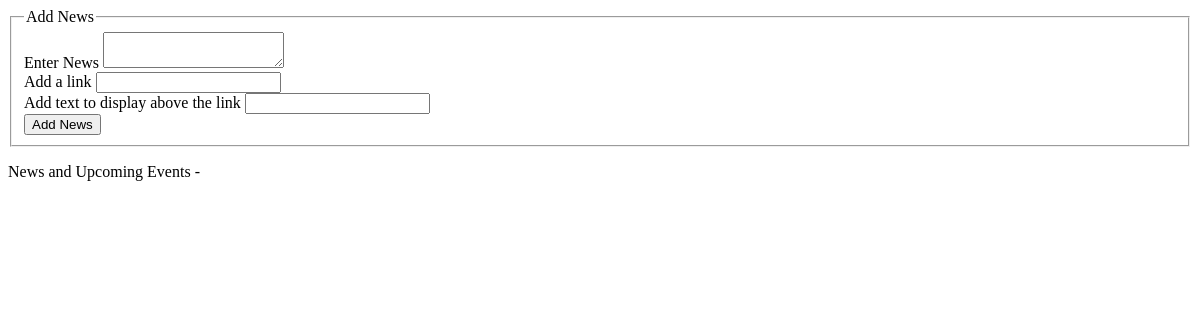
The app's page /add_news, older data.
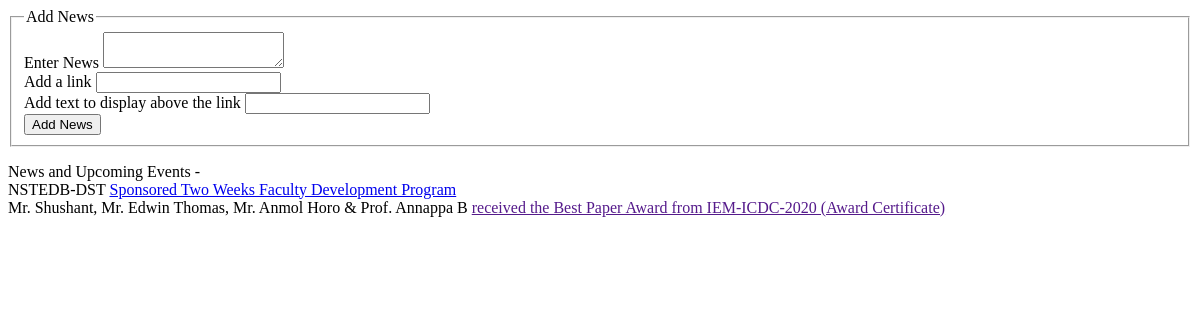
The same page, newer data.
### nitk_cse/models.py (models this page shows, shortened)
class News(db.Model):
    id = db.Column(db.Integer, primary_key=True)
    news = db.Column(db.String(120), unique=True, nullable=False)
    link = db.Column(db.String(120), unique=True, nullable=False)
    link_text = db.Column(db.String(120), unique=True, nullable=False)

### nitk_cse/routes.py (the view)
@app.route('/add_news',methods=['GET','POST'])
def add_news():
    form = NewsForm()
    news = News.query.all()
    if form.validate_on_submit():
        n = News(news=form.news.data,link=form.link.data,link_text=form.link_text.data)
        db.session.add(n)
        db.session.commit()
        flash(f'News Added Successfully!','success')
        return redirect(url_for('add_news'))
    return render_template('add_news.html',form=form,news=news)

### nitk_cse/forms.py
class NewsForm(FlaskForm):
    news = TextAreaField('Enter News', validators=[DataRequired(), Length(min=2, max=100)])
    link = TextField('Add a link', validators=[Length(max=100)])
    link_text = TextField('Add text to display above the link', validators=[Length(max=100)])
    submit = SubmitField('Add News')

### nitk_cse/templates/add_news.html (shortened to what this page needs)
<div>
    <form action="" method="POST">
        <fieldset>
            <legend>Add News</legend>
            {{ form.news.label(class="form-control-label")}}
            {% if form.news.errors %}
                        {{ form.news(class="form-control form-control-lg is-invalid") }}
                        <div class="invalid-feedback">
                            {% for error in form.news.errors %}
                                <span> {{ error }} </span>
                            {% endfor %}
                        </div>
            {% else %}
                        {{ form.news(class="form-control form-control-lg is-valid") }}
            {% endif %}
            <br>
            {{ form.link.label(class="form-control-label")}}
            {% if form.link.errors %}
                        {{ form.link(class="form-control form-control-lg is-invalid") }}
                        <div class="invalid-feedback">
                            {% for error in form.link.errors %}
                                <span> {{ error }} </span>
                            {% endfor %}
                        </div>
            {% else %}
                        {{ form.link(class="form-control form-control-lg is-valid") }}
            {% endif %}
            <br>
            {{ form.link_text.label(class="form-control-label")}}
            {% if form.link_text.errors %}
                        {{ form.link_text(class="form-control form-control-lg is-invalid") }}
                        <div class="invalid-feedback">
                            {% for error in form.link_text.errors %}
                                <span> {{ error }} </span>
                            {% endfor %}
                        </div>
            {% else %}
                        {{ form.link_text(class="form-control form-control-lg is-valid") }}
            {% endif %}
            <br>
            {{ form.submit(class="btn btn-outline-info")}}
        </fieldset>
    </form>
</div>
<div>
    News and Upcoming Events - <br>
    {% for new in news %}
        {{ new.news }}
        <a href="{{ new.link }}">{{ new.link_text }}</a><br>
    {% endfor %}
</div>

Row changes from the older to the newer data that the page shows:
added News: news "NSTEDB-DST", link_text "Sponsored Two Weeks Faculty Development Program"
added News: news "Mr. Shushant, Mr. Edwin Thomas, Mr. Anmol Horo & Prof. Annappa B", link_text "received the Best Paper Award from IEM-ICDC-2020 (Award Certificate)"
